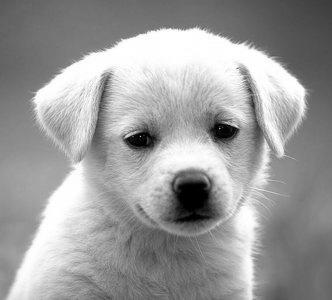
%> input picture Puppy.jpg, 332 x 300 px
$ octave SVD_Image.m   (GNU Octave 9; MATLAB toolbox functions it lacks are replaced by stand-ins)
%> lines starting %> are read from the running program, lines starting %| are printed output that depends on the picture
### makeImageMatrix.m
function [A,m]=makeImageMatrix(str)
%> called with str = 'Puppy.jpg'
A1=imread(str);
%> A1 is the input picture: size 300x332x3 uint8; min 0, max 255, mean 155.7
A2=rgb2gray(A1);
figure
A=im2double(A2);

[w,h]=size(A);
%> w = 300; h = 332
p=2^floor(log2(min(w,h)));
%> p = 256
dw=(w-p)/2;
%> dw = 22
dh=(h-p)/2;
%> dh = 38
A=A(1+floor(dw):w-ceil(dw),1+floor(dh):h-ceil(dh));
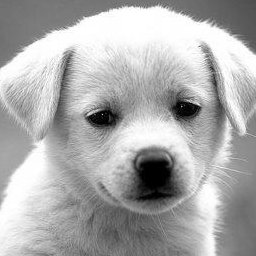
%> A: size 256x256 double; min 0, max 1, mean 0.674
imshow(A)
m=p;
%> m = 256
end

### SVD_Image.m
clear all;
close all;
%This is a test comment to see how GitHub works on Windows
[I,sz] = makeImageMatrix('Puppy.jpg');
%> sz = 256
[U,S,V] = svd(I);
% Should generalize this to the size of the image but I'm not sure how.
S2 = zeros(sz);
%> S2: size 256x256 double; every value is 0
R = 20;
for r = 1:R
    S2(r,r) = S(r,r);
end
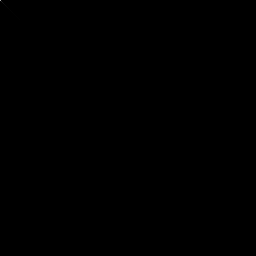
%> S2: size 256x256 double; min 0, max 175.5, mean 0
D = sqrt(S2);
C = U*D*D*transpose(V);
imshow(C);
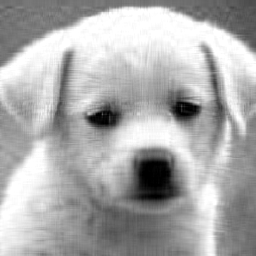
%> displayed picture: size 256x256, on the screen's scale of 0 to 255; min 0, max 255, mean 171.7

$ run again, with earth.jpeg copied over Puppy.jpg
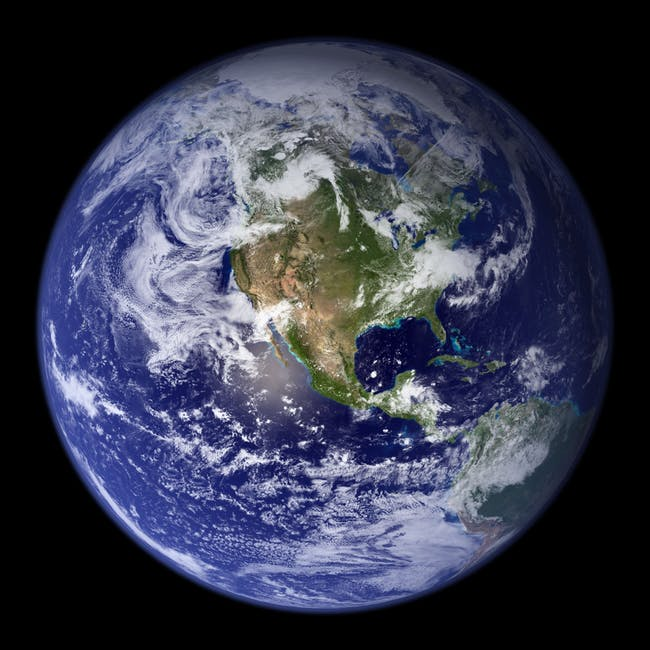
%> input picture earth.jpeg, 650 x 650 px
%> in makeImageMatrix, A1 is the input picture: size 650x650x3 uint8; mean R, G, B 54.4, 57.7, 76.1
%> in makeImageMatrix, `A=A(1+floor(dw):w-ceil(dw),1+floor(dh):h-ceil(dh));`:
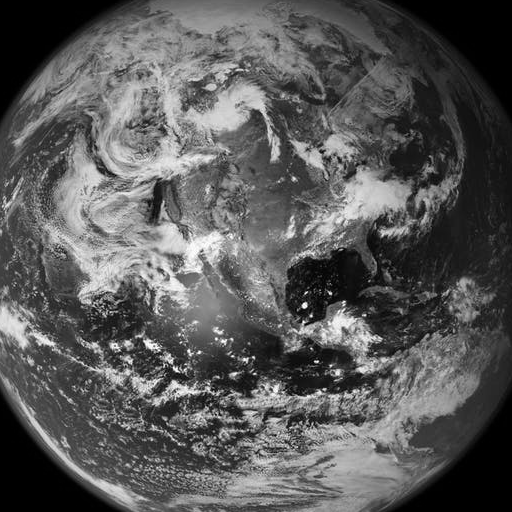
%> A: size 512x512 double; min 0, max 1, mean 0.349
%> sz = 512
%> `imshow(C);`:
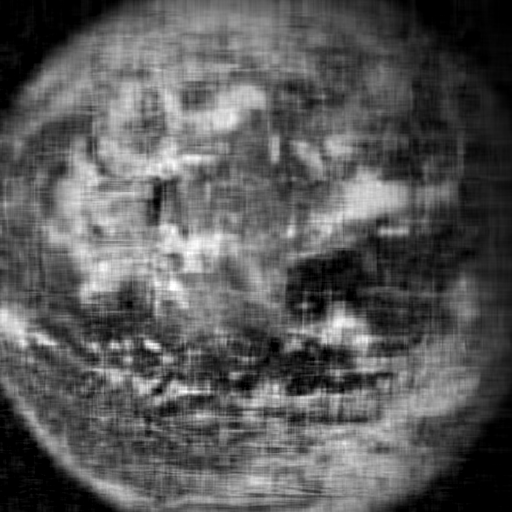
%> displayed picture: size 512x512, on the screen's scale of 0 to 255; min 0, max 255, mean 89.3

$ run again, with model.jpeg copied over Puppy.jpg
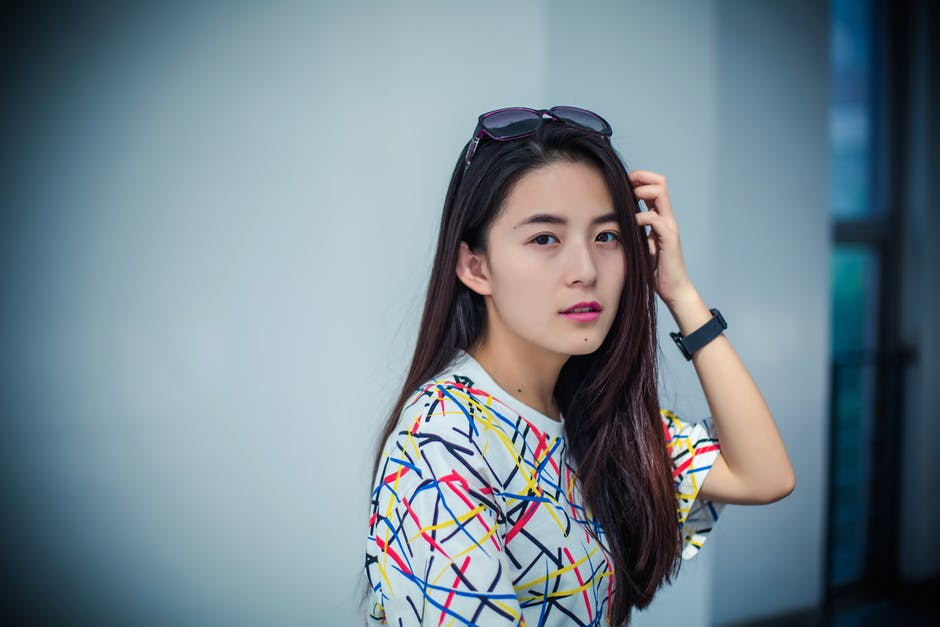
%> input picture model.jpeg, 940 x 627 px
%> in makeImageMatrix, A1 is the input picture: size 627x940x3 uint8; mean R, G, B 116.6, 133.3, 143.1
%> in makeImageMatrix, `A=A(1+floor(dw):w-ceil(dw),1+floor(dh):h-ceil(dh));`:
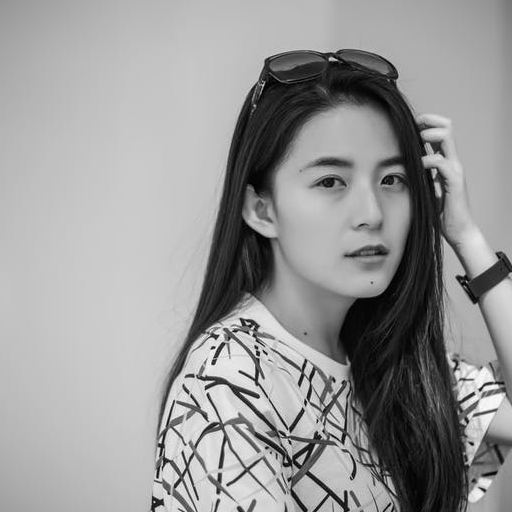
%> A: size 512x512 double; min 0, max 0.988, mean 0.595
%> sz = 512
%> `imshow(C);`:
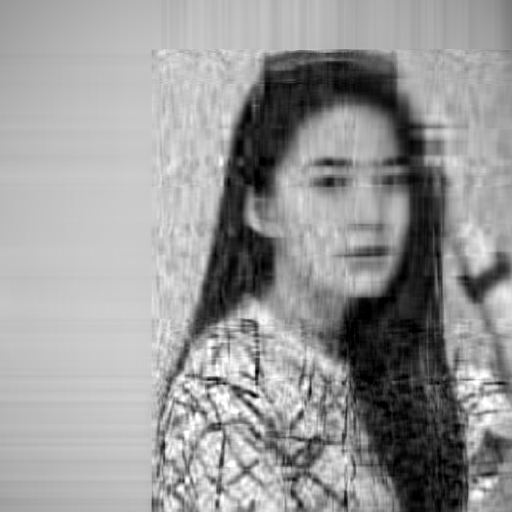
%> displayed picture: size 512x512, on the screen's scale of 0 to 255; min 0, max 255, mean 151.7
